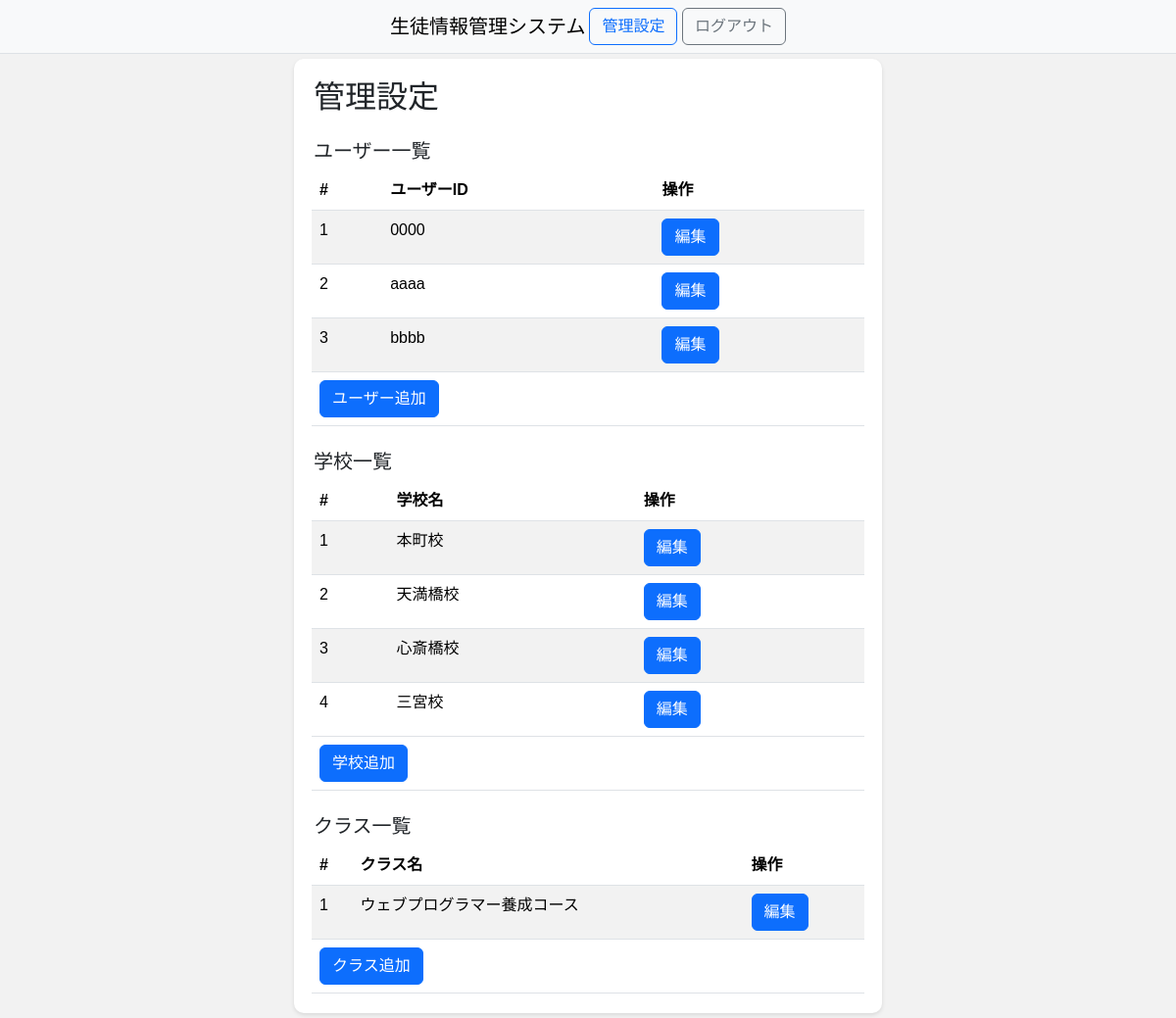
Before: /admin_panel (signed in) with the older database file.
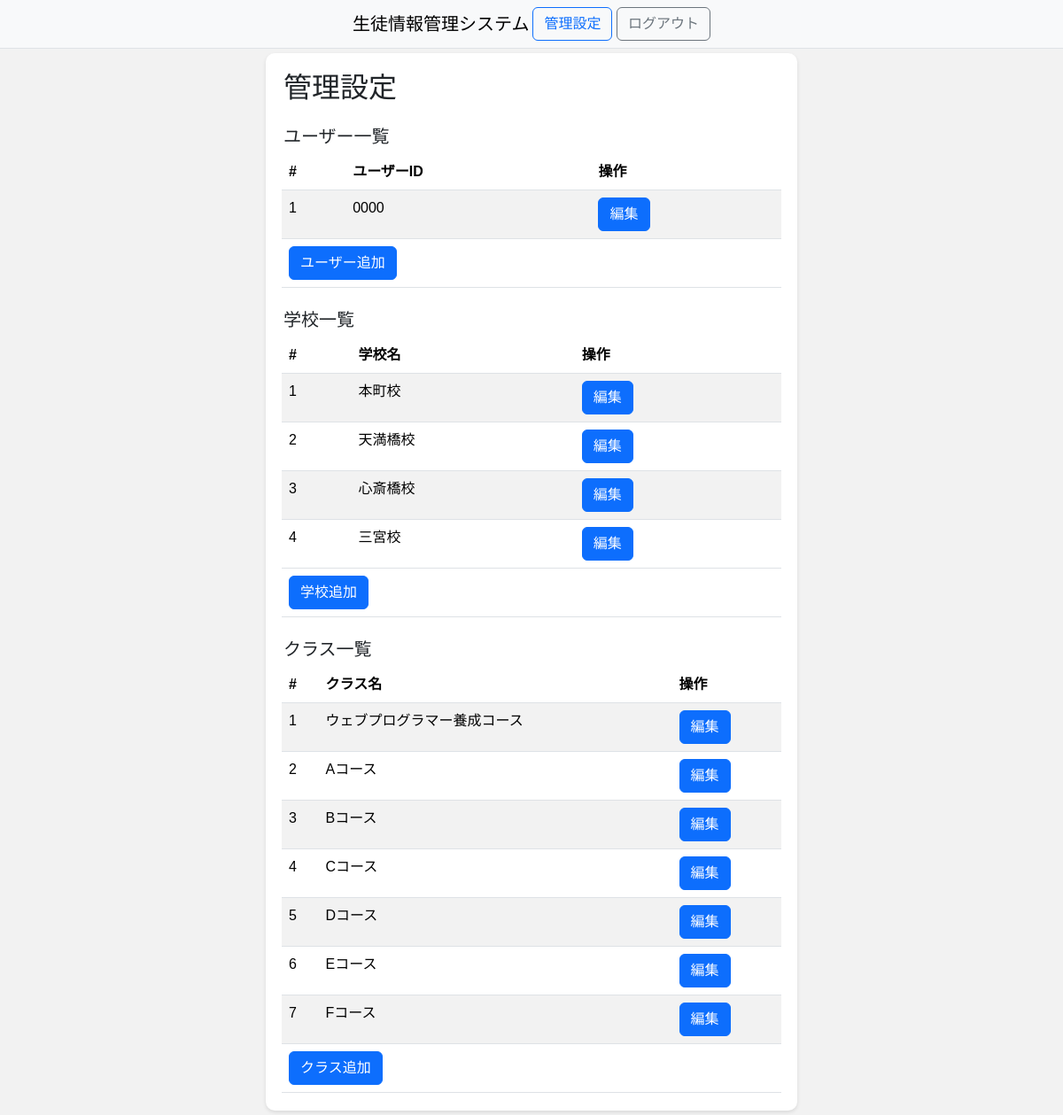
After: the same page with the newer database file.
### SIMS/models/__init__.py (models this page shows, shortened)
class User(db.Model, UserMixin):
    __tablename__ = 'user'
    id = Column(Integer, primary_key=True, autoincrement=True)
    user_id = Column(String(64))
    password = Column(String(64))
    def getData(self):
        return {
            'id': int(self.id),
            'user_id': str(self.user_id),
            'password': str(self.password)
        }

class School(db.Model):
    __tablename__ = 'school'
    id = Column(Integer, primary_key=True, autoincrement=True)
    name = Column(String(64))
    def getData(self):
        return {
            'id': int(self.id),
            'name': str(self.name)
        }

class Class(db.Model):
    __tablename__ = 'class'
    id = Column(Integer, primary_key=True, autoincrement=True)
    name = Column(String(64))
    def getData(self):
        return {
            'id': int(self.id),
            'name': str(self.name)
        }

### SIMS/views/admin_panel.py (the view)
@bp.route('/admin_panel', methods=['GET', 'POST'])
@login_required
def admin_panel():
    if request.method == 'GET':
        schools = School.query.all()
        schools = [school.getData() for school in schools]
        classes = Class.query.all()
        classes = [cls.getData() for cls in classes]
        users = User.query.all()
        users = [user.getData() for user in users]
        return render_template('admin_panel.html', schools=schools, classes=classes, users=users)
    elif request.method == 'POST':
        type = request.form.get('type')
        pass

### SIMS/user_auth.py (called while the page is built)
    @login_manager.user_loader
    def load_user(user_id):
        return User.query.get(user_id)

### SIMS/templates/admin_panel.html (shortened to what this page needs)
{% set subTitle = '管理設定' %}
{% extends 'layout.html' %}
{% block contents %}
<link rel="stylesheet" href="{{ url_for('static', filename='css/admin_panel.css') }}"></link>
{{ super() }}
<div class="container">
    <h2>管理設定</h2>
    <div class="row g-1 mt-3">
        <div class="col-auto">
            <h5 class="pt-1">ユーザー一覧</h5>
        </div>
    </div>
    <div class="row g-1">
        <table id="user-table" class="table table-striped table-hover mb-0">
            <thead>
                <tr>
                    <th>#</th>
                    <th>ユーザーID</th>
                    <th>操作</th>
                </tr>
            </thead>
            <tbody>
                {% for user in users %}
                <tr>
                    <td>{{ user.id }}</td>
                    <td>{{ user.user_id }}</td>
                    <td>
                        {% set onclick = 'editUser(' ~ user.id ~ ',"' ~ user.user_id ~ '","' ~ user.password ~ '")' %}
                        <button class="btn btn-primary" name="edit-user" onclick="{{ onclick }}">編集</button>
                    </td>
                </tr>
                {% endfor %}
            </tbody>
            <tfoot>
                <tr>
                    <td colspan="3">
                        <button name="add-user" class="btn btn-primary" onclick="editUser()">ユーザー追加</button>
                    </td>
                </tr>
            </tfoot>
        </table>
    </div>
    <div class="row g-1 mt-3">
        <div class="col-auto">
            <h5 class="pt-1">学校一覧</h5>
        </div>
    </div>
    <div class="row g-1">
        <table id="school-table" class="table table-striped table-hover mb-0">
            <thead>
                <tr>
                    <th>#</th>
                    <th>学校名</th>
                    <th>操作</th>
                </tr>
            </thead>
            <tbody>
                {% for school in schools %}
                <tr>
                    <td>{{ school.id }}</td>
                    <td>{{ school.name }}</td>
                    <td>
                        {% set onclick = 'editSchool(' ~ school.id ~ ',"' ~ school.name ~ '")' %}
                        <button class="btn btn-primary" name="edit-school" onclick="{{ onclick }}">編集</button>
                    </td>
                </tr>
                {% endfor %}
            </tbody>
            <tfoot>
                <tr>
                    <td colspan="3">
                        <button name="add-school" class="btn btn-primary" onclick="editSchool()">学校追加</button>
                    </td>
                </tr>
            </tfoot>
        </table>
    </div>
    <div class="row g-1 mt-3">
        <div class="col-auto">
            <h5 class="pt-1">クラス一覧</h5>
        </div>
    </div>
    <div class="row g-1">
        <table id="class-table" class="table table-striped table-hover mb-0">
            <thead>
                <tr>
                    <th>#</th>
                    <th>クラス名</th>
                    <th>操作</th>
                </tr>
            </thead>
            <tbody>
                {% for cls in classes %}
                <tr>
                    <td>{{ cls.id }}</td>
                    <td>{{ cls.name }}</td>
                    <td>
                        {% set onclick = 'editClass(' ~ cls.id ~ ',"' ~ cls.name ~ '")' %}
                        <button class="btn btn-primary" name="edit-class" onclick="{{ onclick }}">編集</button>
                    </td>
                </tr>
                {% endfor %}
            </tbody>
            <tfoot>
                <tr>
                    <td colspan="3">
                        <button name="add-class" class="btn btn-primary" onclick="editClass()">クラス追加</button>
                    </td>
                </tr>
            </tfoot>
        </table>
    </div>
</div>
{% endblock %}

### SIMS/templates/layout.html (shortened to what this page needs)
{% set title = '生徒情報管理システム' %}
<!DOCTYPE html>
<html lang="ja">
<head>
    <link rel="stylesheet" href="https://cdn.jsdelivr.net/npm/bootstrap@5.3.2/dist/css/bootstrap.min.css">
    <link rel="stylesheet" href="https://cdnjs.cloudflare.com/ajax/libs/font-awesome/6.5.1/css/all.min.css"></link>
    <link rel="stylesheet" href="{{ url_for('static', filename='css/common.css') }}"></link>
</head>
<body>
    {% block contents %}
    {% include 'navbar.html' %}
    {% endblock %}
</body>
</html>

### SIMS/templates/navbar.html (shortened to what this page needs)
<header class="container-fluid sticky-top border-bottom border-body bg-body-tertiary">
    <nav class="container-sm navbar navbar-expand-sm mx-auto flex-row justify-content-center" >
        <div>
            <a class="navbar-brand me-1" href="/">{{ title }}</a>
        </div>
        <div>
            <div class="collapse navbar-collapse row g-1" id="navbarContent">
                {% if current_user.is_authenticated %}
                <div class="col-auto">
                    <button class="btn btn-outline-primary" type="button" onclick="location.href='/admin_panel'">管理設定</button>
                    <button class="btn btn-outline-secondary" type="button" onclick="location.href='/logout'">ログアウト</button>
                </div>
                {% endif %}
            </div>
        </div>
    </nav>
</header>

### SIMS/static/css/admin_panel.css (style rules this page uses)
body { font-family: Arial, sans-serif; background-color: #f2f2f2; }
:not(header) > .container { max-width: 600px; margin: 5px auto; padding: 20px; background-color: #ffffff; border-radius: 10px; box-shadow: 0 2px 4px rgba(0, 0, 0, 0.1); }

Changed rows visible on the page:
removed User: id "2", user_id "aaaa"
removed User: id "3", user_id "bbbb"
added Class: id "2", name "Aコース"
added Class: id "3", name "Bコース"
added Class: id "4", name "Cコース"
added Class: id "5", name "Dコース"
added Class: id "6", name "Eコース"
added Class: id "7", name "Fコース"
